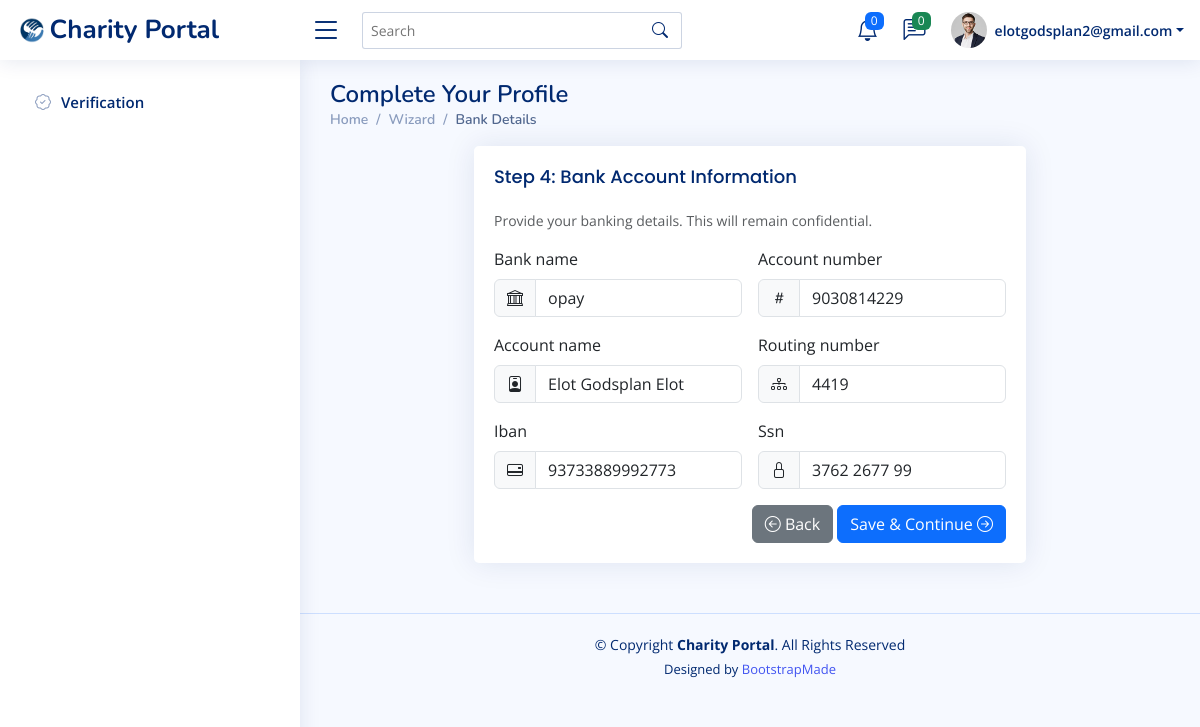
The page /UserPorile/wizard/payment/bank/ (signed in) on the database as committed earlier.
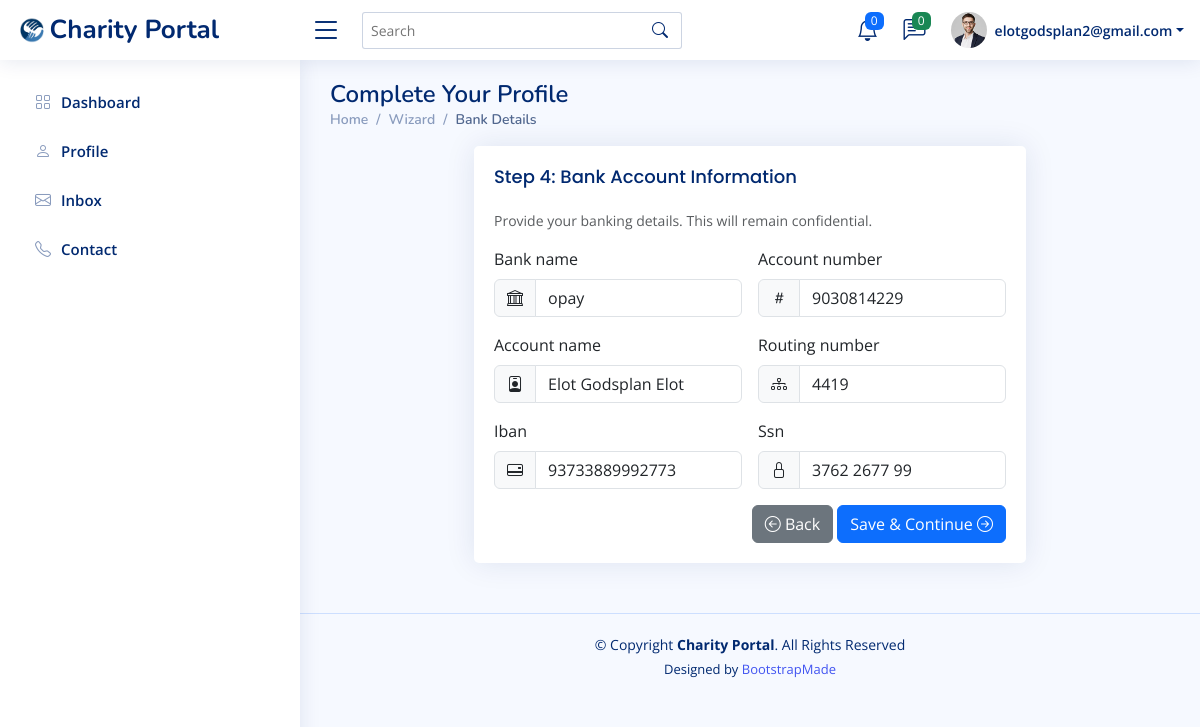
The same page on the database as committed later.
### UserPorile/views.py (the view)
# urls.py: path("wizard/payment/bank/", views.payment_bank, name="payment_bank"),
@login_required
def payment_bank(request):
    profile, _ = Profile.objects.get_or_create(user=request.user)
    if request.method == "POST":
        form = PaymentBankForm(request.POST, instance=profile)
        if form.is_valid():
            form.save()
            messages.success(request, "Banking details saved.")
            return redirect("profile:payment_card")
    else:
        form = PaymentBankForm(instance=profile)
    return render(request, "UserPorile/payment_bank.html", {"form": form})

### UserPorile/forms.py
class PaymentBankForm(forms.ModelForm):
    class Meta:
        model = Profile
        fields = ["bank_name", "account_number", "account_name", "routing_number", "iban", "ssn"]
        widgets = {
            "bank_name": forms.TextInput(attrs={"class": "form-control"}),
            "account_number": forms.TextInput(attrs={"class": "form-control"}),
            "account_name": forms.TextInput(attrs={"class": "form-control"}),
            "routing_number": forms.TextInput(attrs={"class": "form-control"}),
            "iban": forms.TextInput(attrs={"class": "form-control"}),
            "ssn": forms.TextInput(attrs={"class": "form-control", "placeholder": "XXX-XX-XXXX"}),
        }

### accounts/models.py (called while the page is built)
    def get_full_name(self):
        full_name = f"{self.first_name} {self.last_name}".strip()
        return full_name if full_name else self.email

### UserPorile/templates/UserPorile/payment_bank.html (shortened to what this page needs)
{% extends "secured/base_secured.html" %}
{% load static %}
{% block content %}
<div class="pagetitle">
  <h1>Complete Your Profile</h1>
  <nav>
    <ol class="breadcrumb">
      <li class="breadcrumb-item"><a href="{% url 'secured:dashboard' %}">Home</a></li>
      <li class="breadcrumb-item">Wizard</li>
      <li class="breadcrumb-item active">Bank Details</li>
    </ol>
  </nav>
</div>
<section class="section">
  <div class="row justify-content-center">
    <div class="col-lg-8">
      <div class="card">
        <div class="card-body">
          <h5 class="card-title">Step 4: Bank Account Information</h5>
          <p class="small text-muted">Provide your banking details. This will remain confidential.</p>
          <form method="post" novalidate class="row g-3">
            <div class="col-md-6">
              <label class="form-label">{{ form.bank_name.label }}</label>
              <div class="input-group">
                <span class="input-group-text"><i class="bi bi-bank"></i></span>
                {{ form.bank_name }}
              </div>
            </div>
            <div class="col-md-6">
              <label class="form-label">{{ form.account_number.label }}</label>
              <div class="input-group">
                <span class="input-group-text"><i class="bi bi-hash"></i></span>
                {{ form.account_number }}
              </div>
            </div>
            <div class="col-md-6">
              <label class="form-label">{{ form.account_name.label }}</label>
              <div class="input-group">
                <span class="input-group-text"><i class="bi bi-person-badge"></i></span>
                {{ form.account_name }}
              </div>
            </div>
            <div class="col-md-6">
              <label class="form-label">{{ form.routing_number.label }}</label>
              <div class="input-group">
                <span class="input-group-text"><i class="bi bi-diagram-3"></i></span>
                {{ form.routing_number }}
              </div>
            </div>
            <div class="col-md-6">
              <label class="form-label">{{ form.iban.label }}</label>
              <div class="input-group">
                <span class="input-group-text"><i class="bi bi-credit-card-2-back"></i></span>
                {{ form.iban }}
              </div>
            </div>
            <div class="col-md-6">
              <label class="form-label">{{ form.ssn.label }}</label>
              <div class="input-group">
                <span class="input-group-text"><i class="bi bi-lock"></i></span>
                {{ form.ssn }}
              </div>
            </div>
            <div class="text-end">
              <a class="btn btn-secondary" href="{% url 'profile:professional' %}">
                <i class="bi bi-arrow-left-circle"></i> Back
              </a>
              <button class="btn btn-primary" type="submit">
                Save & Continue <i class="bi bi-arrow-right-circle"></i>
              </button>
            </div>
          </form>
        </div>
      </div>
    </div>
  </div>
</section>
{% endblock %}

### secured/templates/secured/base_secured.html (shortened to what this page needs)
{% load static %}
<!DOCTYPE html>
<html lang="en">
<head>
  <link href="{% static 'secured/assets/vendor/bootstrap/css/bootstrap.min.css' %}" rel="stylesheet">
  <link href="{% static 'secured/assets/vendor/bootstrap-icons/bootstrap-icons.css' %}" rel="stylesheet">
  <link href="{% static 'secured/assets/vendor/boxicons/css/boxicons.min.css' %}" rel="stylesheet">
  <link href="{% static 'secured/assets/vendor/quill/quill.snow.css' %}" rel="stylesheet">
  <link href="{% static 'secured/assets/vendor/quill/quill.bubble.css' %}" rel="stylesheet">
  <link href="{% static 'secured/assets/vendor/remixicon/remixicon.css' %}" rel="stylesheet">
  <link href="{% static 'secured/assets/vendor/simple-datatables/style.css' %}" rel="stylesheet">
  <link href="{% static 'secured/assets/css/style.css' %}" rel="stylesheet">
</head>
<body>
  <header id="header" class="header fixed-top d-flex align-items-center">
    <div class="d-flex align-items-center justify-content-between">
      <a href="{% url 'secured:dashboard' %}" class="logo d-flex align-items-center">
        <img src="{% static 'secured/assets/img/logo.png' %}" alt="">
        <span class="d-none d-lg-block">Charity Portal</span>
      </a>
      <i class="bi bi-list toggle-sidebar-btn"></i>
    </div>
    <div class="search-bar">
      <form class="search-form d-flex align-items-center" method="GET" action="#">
        <input type="text" name="query" placeholder="Search" title="Enter search keyword">
        <button type="submit" title="Search"><i class="bi bi-search"></i></button>
      </form>
    </div>
    <nav class="header-nav ms-auto">
      <ul class="d-flex align-items-center">
        <li class="nav-item dropdown">
          <a class="nav-link nav-icon" href="#" data-bs-toggle="dropdown">
            <i class="bi bi-bell"></i>
            <span class="badge bg-primary badge-number">0</span>
          </a>
        </li>
        <li class="nav-item dropdown">
          <a class="nav-link nav-icon" href="#" data-bs-toggle="dropdown">
            <i class="bi bi-chat-left-text"></i>
            <span class="badge bg-success badge-number">0</span>
          </a>
        </li>
        <li class="nav-item dropdown pe-3">
          <a class="nav-link nav-profile d-flex align-items-center pe-0" href="#" data-bs-toggle="dropdown">
            <img src="{% static 'secured/assets/img/profile-img.jpg' %}" alt="Profile" class="rounded-circle">
            <span class="d-none d-md-block dropdown-toggle ps-2">{{ user.email }}</span>
          </a>
        </li>
      </ul>
    </nav>
  </header>
<aside id="sidebar" class="sidebar">
  <ul class="sidebar-nav" id="sidebar-nav">
    {% if user.is_authenticated %}
      {% if user.profile.is_verified and user.profile.completed %}
        <li class="nav-item">
          <a class="nav-link collapsed" href="{% url 'secured:dashboard' %}">
            <i class="bi bi-grid"></i><span>Dashboard</span>
          </a>
        </li>
        <li class="nav-item">
          <a class="nav-link collapsed" href="#">
            <i class="bi bi-person"></i><span>Profile</span>
          </a>
        </li>
        <li class="nav-item">
          <a class="nav-link collapsed" href="#">
            <i class="bi bi-envelope"></i><span>Inbox</span>
          </a>
        </li>
        <li class="nav-item">
          <a class="nav-link collapsed" href="#">
            <i class="bi bi-telephone"></i><span>Contact</span>
          </a>
        </li>
      {% else %}
        <li class="nav-item">
          <a class="nav-link collapsed" href="{% url 'profile:wizard_start' %}">
            <i class="bi bi-patch-check"></i><span>Verification</span>
          </a>
        </li>
      {% endif %}
    {% endif %}
  </ul>
</aside>
  <main id="main" class="main">
    {% block content %}{% endblock %}
  </main>
  <footer id="footer" class="footer">
    <div class="copyright">
      &copy; Copyright <strong><span>Charity Portal</span></strong>. All Rights Reserved
    </div>
    <div class="credits">
      Designed by <a href="https://bootstrapmade.com/">BootstrapMade</a>
    </div>
  </footer>
</body>
</html>

Rows that differ between the two databases and show on the page:
changed Profile "opay": is_verified False → True (drawn)
Other text that changed with them:
text no longer shown: "Verification"
text now shown: "Dashboard Profile Inbox Contact"
